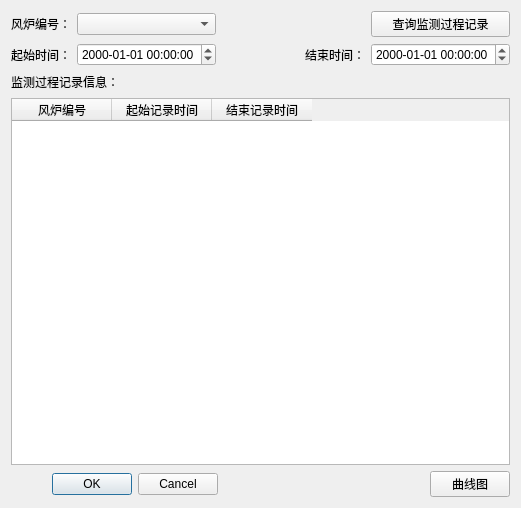
<?xml version="1.0" encoding="UTF-8"?>
<ui version="4.0">
 <class>QueryLogDlg</class>
 <widget class="QDialog" name="QueryLogDlg">
  <property name="geometry">
   <rect>
    <x>0</x>
    <y>0</y>
    <width>521</width>
    <height>508</height>
   </rect>
  </property>
  <property name="windowTitle">
   <string>历史记录查询</string>
  </property>
  <layout class="QVBoxLayout" name="verticalLayout">
   <item>
    <layout class="QGridLayout" name="gridLayout">
     <item row="0" column="0">
      <widget class="QLabel" name="label">
       <property name="text">
        <string>风炉编号：</string>
       </property>
      </widget>
     </item>
     <item row="0" column="1">
      <widget class="QComboBox" name="cbo_boiler"/>
     </item>
     <item row="0" column="2">
      <spacer name="horizontalSpacer_5">
       <property name="orientation">
        <enum>Qt::Horizontal</enum>
       </property>
       <property name="sizeHint" stdset="0">
        <size>
         <width>18</width>
         <height>17</height>
        </size>
       </property>
      </spacer>
     </item>
     <item row="1" column="2">
      <spacer name="horizontalSpacer_6">
       <property name="orientation">
        <enum>Qt::Horizontal</enum>
       </property>
       <property name="sizeHint" stdset="0">
        <size>
         <width>18</width>
         <height>17</height>
        </size>
       </property>
      </spacer>
     </item>
     <item row="1" column="3">
      <widget class="QLabel" name="label_4">
       <property name="text">
        <string>结束时间：</string>
       </property>
      </widget>
     </item>
     <item row="1" column="4">
      <widget class="QDateTimeEdit" name="dt_end">
       <property name="displayFormat">
        <string>yyyy-MM-dd HH:mm:ss</string>
       </property>
      </widget>
     </item>
     <item row="1" column="0">
      <widget class="QLabel" name="label_3">
       <property name="text">
        <string>起始时间：</string>
       </property>
      </widget>
     </item>
     <item row="1" column="1">
      <widget class="QDateTimeEdit" name="dt_start">
       <property name="displayFormat">
        <string>yyyy-MM-dd HH:mm:ss</string>
       </property>
      </widget>
     </item>
     <item row="0" column="4">
      <widget class="QPushButton" name="btn_query">
       <property name="text">
        <string>查询监测过程记录</string>
       </property>
      </widget>
     </item>
    </layout>
   </item>
   <item>
    <layout class="QHBoxLayout" name="horizontalLayout">
     <item>
      <widget class="QLabel" name="label_2">
       <property name="text">
        <string>监测过程记录信息：</string>
       </property>
      </widget>
     </item>
     <item>
      <spacer name="horizontalSpacer">
       <property name="orientation">
        <enum>Qt::Horizontal</enum>
       </property>
       <property name="sizeHint" stdset="0">
        <size>
         <width>40</width>
         <height>20</height>
        </size>
       </property>
      </spacer>
     </item>
    </layout>
   </item>
   <item>
    <widget class="QTableWidget" name="tbl_result">
     <property name="selectionMode">
      <enum>QAbstractItemView::SingleSelection</enum>
     </property>
     <property name="selectionBehavior">
      <enum>QAbstractItemView::SelectRows</enum>
     </property>
     <property name="rowCount">
      <number>0</number>
     </property>
     <property name="columnCount">
      <number>3</number>
     </property>
     <column>
      <property name="text">
       <string>风炉编号</string>
      </property>
     </column>
     <column>
      <property name="text">
       <string>起始记录时间</string>
      </property>
     </column>
     <column>
      <property name="text">
       <string>结束记录时间</string>
      </property>
     </column>
    </widget>
   </item>
   <item>
    <layout class="QHBoxLayout" name="horizontalLayout_2"/>
   </item>
   <item>
    <layout class="QHBoxLayout" name="horizontalLayout_3">
     <item>
      <widget class="QDialogButtonBox" name="buttonBox">
       <property name="orientation">
        <enum>Qt::Horizontal</enum>
       </property>
       <property name="standardButtons">
        <set>QDialogButtonBox::Cancel|QDialogButtonBox::Ok</set>
       </property>
      </widget>
     </item>
     <item>
      <spacer name="horizontalSpacer_2">
       <property name="orientation">
        <enum>Qt::Horizontal</enum>
       </property>
       <property name="sizeHint" stdset="0">
        <size>
         <width>40</width>
         <height>20</height>
        </size>
       </property>
      </spacer>
     </item>
     <item>
      <widget class="QPushButton" name="btn_curve">
       <property name="text">
        <string>曲线图</string>
       </property>
      </widget>
     </item>
    </layout>
   </item>
  </layout>
 </widget>
 <resources/>
 <connections>
  <connection>
   <sender>buttonBox</sender>
   <signal>accepted()</signal>
   <receiver>QueryLogDlg</receiver>
   <slot>accept()</slot>
   <hints>
    <hint type="sourcelabel">
     <x>248</x>
     <y>254</y>
    </hint>
    <hint type="destinationlabel">
     <x>157</x>
     <y>274</y>
    </hint>
   </hints>
  </connection>
  <connection>
   <sender>buttonBox</sender>
   <signal>rejected()</signal>
   <receiver>QueryLogDlg</receiver>
   <slot>reject()</slot>
   <hints>
    <hint type="sourcelabel">
     <x>316</x>
     <y>260</y>
    </hint>
    <hint type="destinationlabel">
     <x>286</x>
     <y>274</y>
    </hint>
   </hints>
  </connection>
 </connections>
</ui>
